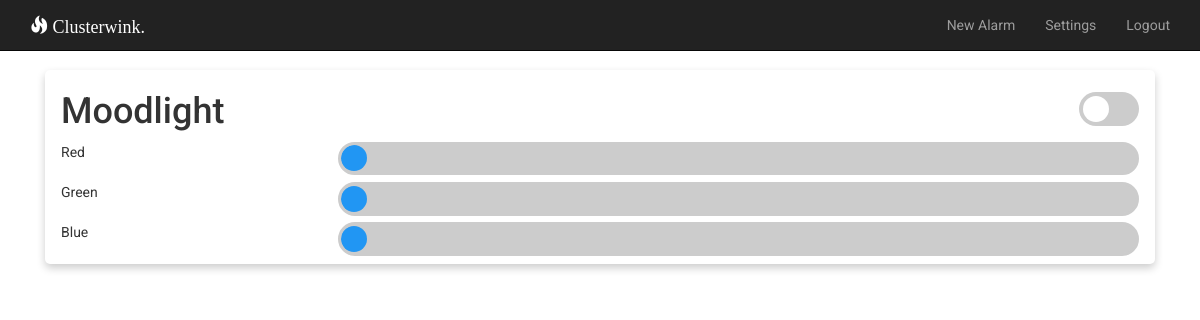
The page /index (signed in) on the database as committed earlier.
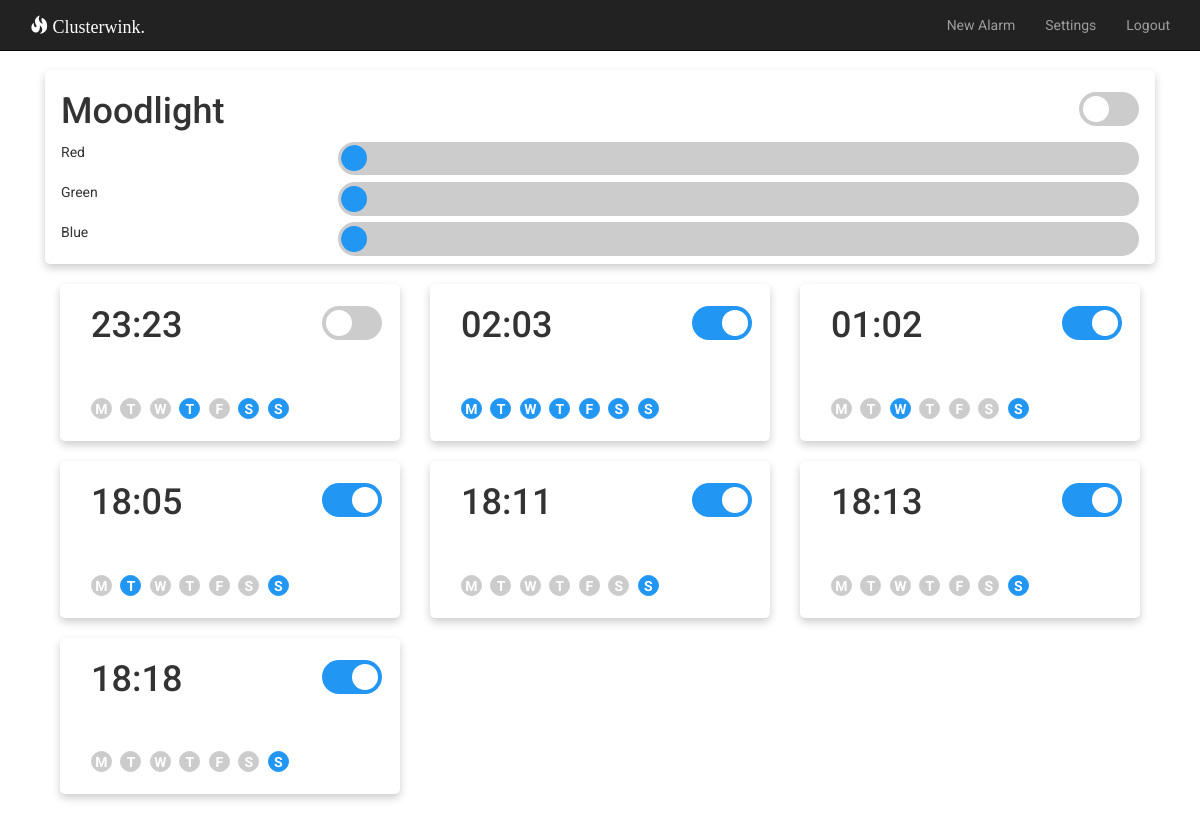
The same page on the database as committed later.
### app/models.py (models this page shows, shortened)
class Alarm(db.Model):
	id = db.Column(db.Integer, primary_key=True)
	hour = db.Column(db.Integer, index=True)
	minute = db.Column(db.Integer, index=True)
	time = db.Column(db.Integer, index=True)
	active = db.Column(db.Boolean, default=True)
	repeat = db.Column(db.Boolean)
	label = db.Column(db.String(64))
	duration = db.Column(db.Integer)
	monday = db.Column(db.Boolean)
	tuesday = db.Column(db.Boolean)
	wednesday = db.Column(db.Boolean)
	thursday = db.Column(db.Boolean)
	friday = db.Column(db.Boolean)
	saturday = db.Column(db.Boolean)
	sunday = db.Column(db.Boolean)

### app/routes.py (the view)
@app.route('/')
@app.route('/index')
@login_required
def index():
	user = {'username': 'Lenny'}
	posts = [
		{
			'author': {'username': 'John'},
			'body': 'Beautiful day in Portland!'
		},
		{
			'author': {'username': 'Susan'},
			'body': 'The Avengers movie was so cool!'
		}
	]
	alarms = Alarm.query.all()
	return render_template('index.html', title='Home', posts=posts, alarms=alarms)

### app/models.py (called while the page is built)
@login.user_loader
def load_user(id):
	return User.query.get(int(id))

### app/templates/index.html (shortened to what this page needs)
{% extends "base.html" %}
{% block app_content %}
	<div class="col-lg-12">
		<div class="card">
				<div class="card-body" id="color-selector">
					<div class="row">
						<div class="col-xs-8 col-sm-9">
							<h1>Moodlight</h1>
						</div>
						<div class="col-xs-4 col-sm-3" align="right">
							<label class="switch">
								<span class="slider round"></span>
							</label>
						</div>
					</div>
					<div class="row">
						<div class="col-xs-3">Red</div>
						<div class="range-container col-xs-9"> <input type="range" min="0" max="255" value="0" id="red" onchange="set_color('red', this.value)"></div>
					</div>
					<div class="row">
						<div class="col-xs-3">Green</div>
						<div class="range-container col-xs-9"> <input type="range" min="0" max="255" value="0" id="green" onchange="set_color('green', this.value)"></div>
					</div>
					<div class="row">
						<div class="col-xs-3">Blue</div>
						<div class="range-container col-xs-9"> <input type="range" min="0" max="255" value="0" id="blue" onchange="set_color('blue', this.value)"></div>
					</div>
				</div>
	</div>
	{% for alarm in alarms %}
		<div class="col-lg-4 col-sm-6 " id="{{alarm.id}}">
			<div class="card">
				<div class="card-body">
					<div data-toggle="collapse" data-target="#card_{{ alarm.id }}" class="col-xs-8 col-sm-9" >
						<h1 >{{ "%02d" % alarm.hour }}:{{ "%02d" % alarm.minute }}</h1>
					</div>
					<div class="col-xs-4 col-sm-3" align="right">
						<label class="switch">
							<span class="slider round"></span>
						</label>
					</div>
					<div class="col-xs-12 day-bar">
						<div class="day-checkbox">
								<label for="monday_{{ alarm.id }}">M</label>
						</div>
						<div class="day-checkbox">
								<label for="tuesday_{{ alarm.id }}">T</label>
						</div>
						<div class="day-checkbox">
								<label for="wednesday_{{ alarm.id }}">W</label>
						</div>
						<div class="day-checkbox">
								<label for="thursday_{{ alarm.id }}">T</label>
						</div>
						<div class="day-checkbox">
								<label for="friday_{{ alarm.id }}">F</label>
						</div>
						<div class="day-checkbox">
								<label for="saturday_{{ alarm.id }}">S</label>
						</div>
						<div class="day-checkbox">
								<label for="sunday_{{ alarm.id }}">S</label>
						</div>
					</div>
				</div>
			</div>
		</div>
	{% endfor %}
{% endblock %}

Rows that differ between the two databases and show on the page:
added Alarm: hour "23", minute "23"
added Alarm: hour "02", minute "03"
added Alarm: hour "01", minute "02"
added Alarm: hour "18", minute "05"
added Alarm: hour "18", minute "11"
added Alarm: hour "18", minute "13"
added Alarm: hour "18", minute "18"
